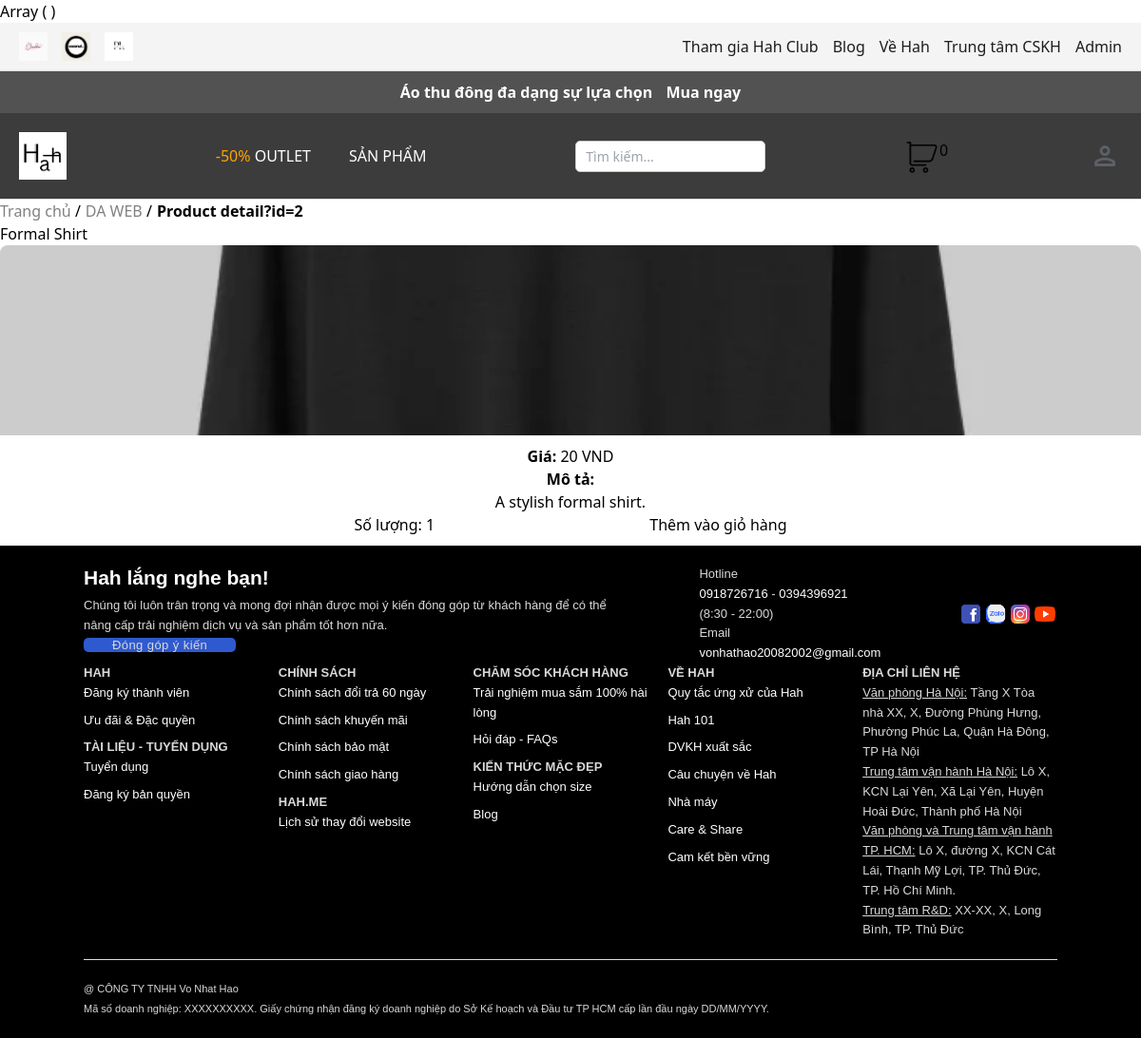
The app's page /product_detail.php?id=2 with its own data.
### tables this page shows
CREATE TABLE IF NOT EXISTS `products` (
  `product_id` int NOT NULL AUTO_INCREMENT,
  `name` varchar(100) DEFAULT NULL,
  `description` text,
  `price` decimal(10,2) DEFAULT NULL,
  `category_id` int DEFAULT NULL,
  `status` varchar(20) DEFAULT NULL,
  `image_url` varchar(255) DEFAULT NULL,
  `created_at` timestamp NULL DEFAULT CURRENT_TIMESTAMP,
  `discount` decimal(10,2) DEFAULT '0.00',
  PRIMARY KEY (`product_id`),
  KEY `category_id` (`category_id`)
);

### classes/Db.class.php (called while the page is built, shortened)
<?php
class Db
{
    private $dbh = null;
    public function __construct()
    {
        $driver = "mysql:host=" . HOST . "; dbname=" . DB_NAME;
        try {
            $this->dbh = new PDO($driver, DB_USER, DB_PASS);
            $this->dbh->exec("set names utf8");
        } catch (PDOException $e) {
            echo "Err:" . $e->getMessage();
            exit();
        }
    }
    public function fetchRow($sql, $params = []) {
        try {
            $stmt = $this->dbh->prepare($sql);
            foreach ($params as $key => $value) {
                $stmt->bindValue($key + 1, $value);
            }
            $stmt->execute();
            return $stmt->fetch(PDO::FETCH_ASSOC);
        } catch (PDOException $e) {
            die("Lỗi truy vấn: " . $e->getMessage());
        }
    }
}

### classes/Product.class.php (called while the page is built, shortened)
<?php
class Product extends Db
{
    private $db;
    public function __construct($db)
    {
        $this->db = $db;
    }
    public function getProductById2($id) {
        $sql = "SELECT * FROM products WHERE product_id = ?";
        return $this->db->fetchRow($sql, [$id]);
    }
}

### product_detail.php (the view, shortened to what this page needs)
<?php
require_once 'classes/Db.class.php';
require_once 'classes/Product.class.php';
require_once 'includes/breadcrumb.php';
$db = new Db();
$product = new Product($db);
$productId = isset($_GET['id']) ? intval($_GET['id']) : 0;
$currentProduct = $product->getProductById2($productId);
?>
<!DOCTYPE html>
<html lang="en">
<head>
    <link rel="stylesheet" href="assets/css/style.css">
</head>
<body>
    <?php include 'includes/header.php'; ?>
    <main>
        <h1><?php echo htmlspecialchars($currentProduct['name']); ?></h1>
        <div class="product-detail">
            <div class="product-image">
                <img src="assets/images/products/<?php echo htmlspecialchars($currentProduct['image_url']); ?>" alt="<?php echo htmlspecialchars($currentProduct['name']); ?>">
            </div>
            <div class="product-info">
                <p><strong>Giá:</strong> <?php echo number_format($currentProduct['price'], 0, ',', '.'); ?> VND</p>
                <p><strong>Mô tả:</strong></p>
                <p><?php echo nl2br(htmlspecialchars($currentProduct['description'])); ?></p>
                <form method="POST" action="actions/ajax_add_to_cart.php">
                    <label for="quantity">Số lượng:</label>
                    <input type="number" name="quantity" id="quantity" value="1" min="1">
                    <button onclick="addToCart(1, 1)">Thêm vào giỏ hàng</button>
                </form>
            </div>
        </div>
    </main>
    <?php include 'includes/footer.php'; ?>
</body>
</html>

### assets/css/style.css (style rules this page uses)
:root { --primary-color: #007bff; --background-color: #f4f4f4; --background-color-pri: #3c3c3c; --text-color: #1d1d1d; --link-color: #007bff; --hover-color: #0056b3; --error-color: red; }
body { font-family: "NotoSerif", Arial, sans-serif; }
.product-image { position:relative; overflow: hidden; border-top-left-radius: 8px; border-top-right-radius: 8px; transition: transform 0.3s ease; }
.product-image img { width: 100%; height: 200px; object-fit: cover; }
.product-info { padding: 10px; text-align: center; }

### records on screen
products: name "Formal Shirt", image_url (picture), price "20", description "A stylish formal shirt."

### other values on screen
$totalQuantity "0"
$breadcrumb['label'] "Trang chủ"
$breadcrumb['label'] "DA WEB"
$breadcrumb['label'] "Product detail?id=2"
